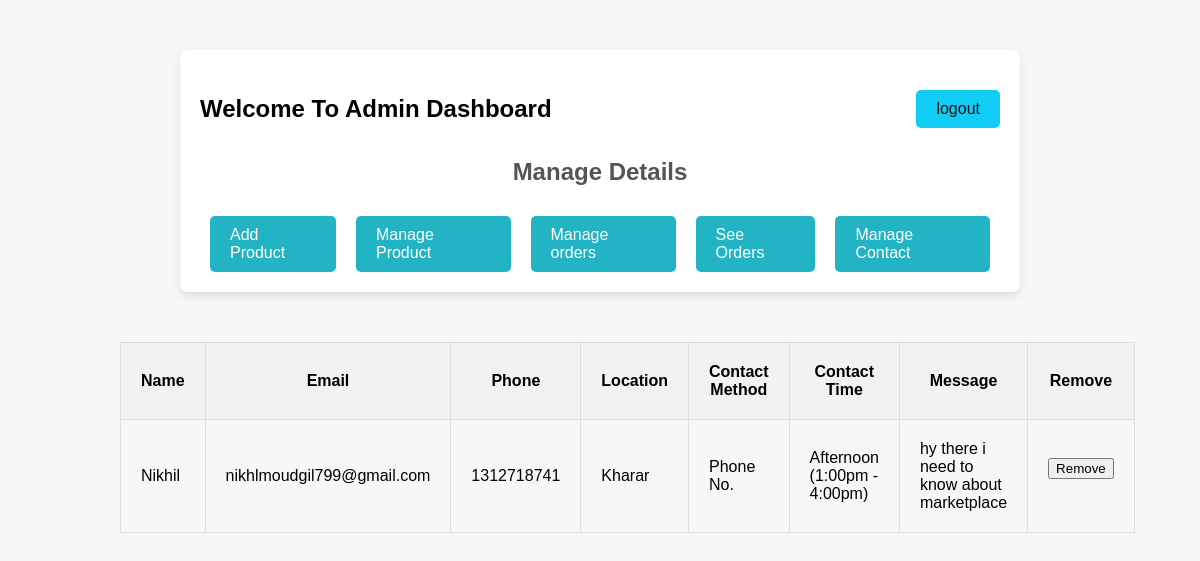
/managecontact.php, run on the app's committed database.
### tables this page shows
CREATE TABLE `contactform` (
  `name` varchar(30) NOT NULL,
  `email` varchar(40) NOT NULL,
  `phone` varchar(30) NOT NULL,
  `location` varchar(30) NOT NULL,
  `contactmethod` varchar(50) NOT NULL,
  `contacttime` varchar(50) NOT NULL,
  `message` varchar(255) NOT NULL
);

### managecontact.php (the view, shortened to what this page needs)
<?php
include('admindashboard.php')
?>
<?php
$servername = "localhost";
$username = "root";
$password = "";
$dbname = "airisto";
$conn = new mysqli($servername, $username, $password, $dbname);
$sql = "SELECT * FROM contactform";
$result = $conn->query($sql);
if ($result->num_rows > 0) {
    echo "<table class='responsive-table'>";
    echo "<tr><th>Name</th><th>Email</th><th>Phone</th><th>Location</th><th>Contact Method</th><th>Contact Time</th><th>Message</th><th>Remove</th></tr>";
    while ($row = $result->fetch_assoc()) {
        echo "<tr>";
        echo "<td>" . $row["name"] . "</td>";
        echo "<td>" . $row["email"] . "</td>";
        echo "<td>" . $row["phone"] . "</td>";
        echo "<td>" . $row["location"] . "</td>";
        echo "<td>" . $row["contactmethod"] . "</td>";
        echo "<td>" . $row["contacttime"] . "</td>";
        echo "<td>" . $row["message"] . "</td>";
        echo "<td><form action='' method='post'><input type='hidden' name='delete_phone' value='" . $row["phone"] . "'><input type='submit' value='Remove'></form></td>";
        echo "</tr>";
    }
    echo "</table>";
} else {
    echo "0 results";
}
?>

### managecontact.php (style rules this page uses)
.responsive-table { width: 80%; border-collapse: collapse; border: 1px solid #ddd; margin-top: 20px; margin-left: 10%; margin-right: 10%; }
.responsive-table th, .responsive-table td { padding: 8px; border: 1px solid #ddd; }
.responsive-table th { background-color: #f2f2f2; }
@media screen and (min-width: 1200px) { .responsive-table td, .responsive-table th { padding: 20px; } }

### data on the page
contactform: name "Nikhil", email "nikhlmoudgil799@gmail.com", phone "1312718741", location "Kharar", contactmethod "Phone No.", contacttime "Afternoon (1:00pm - 4:00pm)", message "hy there i need to know about marketplace"
